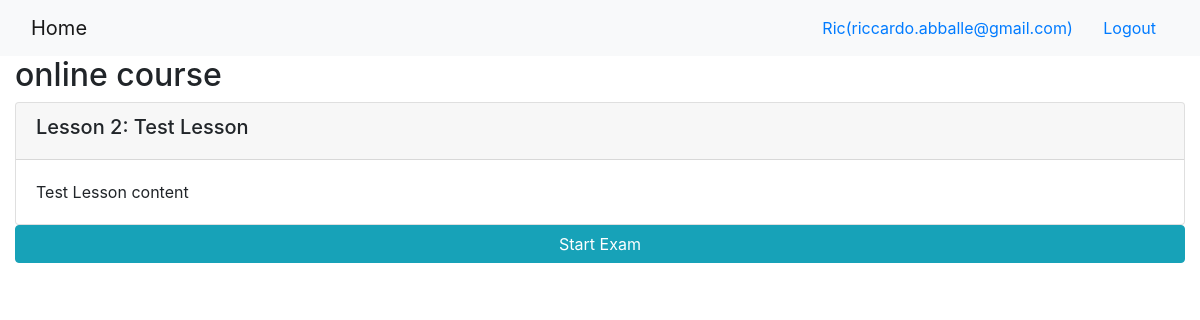
Screenshot of /onlinecourse/1/ (signed in) with the database file from the repository.
### onlinecourse/models.py (models this page shows, shortened)
class Course(models.Model):
    name = models.CharField(null=False, max_length=30, default='online course')
    image = models.ImageField(upload_to='course_images/')
    description = models.CharField(max_length=1000)
    pub_date = models.DateField(null=True)
    instructors = models.ManyToManyField(Instructor)
    users = models.ManyToManyField(settings.AUTH_USER_MODEL, through='Enrollment')
    total_enrollment = models.IntegerField(default=0)
    is_enrolled = False

class Lesson(models.Model):
    title = models.CharField(max_length=200, default="title")
    order = models.IntegerField(default=0)
    course = models.ForeignKey(Course, on_delete=models.CASCADE)
    content = models.TextField()

### onlinecourse/views.py (the view)
# urls.py: path('<int:pk>/', views.CourseDetailView.as_view(), name='course_details'),
class CourseDetailView(generic.DetailView):
    model = Course
    template_name = 'onlinecourse/course_detail_bootstrap.html'

### onlinecourse/templates/onlinecourse/course_detail_bootstrap.html (shortened to what this page needs)
<!DOCTYPE html>
<html lang="en">
<head>
     {% load static %}
    <link rel="stylesheet" href="https://maxcdn.bootstrapcdn.com/bootstrap/4.5.2/css/bootstrap.min.css">
</head>
<body>
    <nav class="navbar navbar-light bg-light">
        <div class="container-fluid">
            <div class="navbar-header">
                  <a class="navbar-brand" href="{% url 'onlinecourse:index' %}">Home</a>
            </div>
            <ul class="nav navbar-nav navbar-right">
                {% if user.is_authenticated %}
                <li>
                    <a class="btn btn-link" href="#">{{ user.first_name }}({{ user.username }})</a>
                    <a class="btn btn-link" href="{% url 'onlinecourse:logout' %}">Logout</a>
                </li>
                {% endif %}
            </ul>
        </div>
    </nav>
    <div class="container-fluid">
            <h2>{{ course.name }}</h2>
            <div class="card-columns-vertical">
                {% for lesson in course.lesson_set.all %}
                    <div class="card mt-1">
                        <div class="card-header"><h5>Lesson {{lesson.order|add:1}}: {{lesson.title}}</h5></div>
                        <div class="card-body">{{lesson.content}}</div>
                    </div>
                {% endfor %}
            </div>
            <button data-toggle="collapse" data-target="#exam"
            class="btn btn-info" role="button" style="width:100%">
           Start Exam</button>
    </div>
</body>
</html>

### rows the page displays
Course: name "online course"
Lesson: order|add "2", title "Test Lesson", content "Test Lesson content"

### other values shown
{{ user.first_name }} "Ric"
{{ user.username }} "riccardo.abballe@gmail.com"
